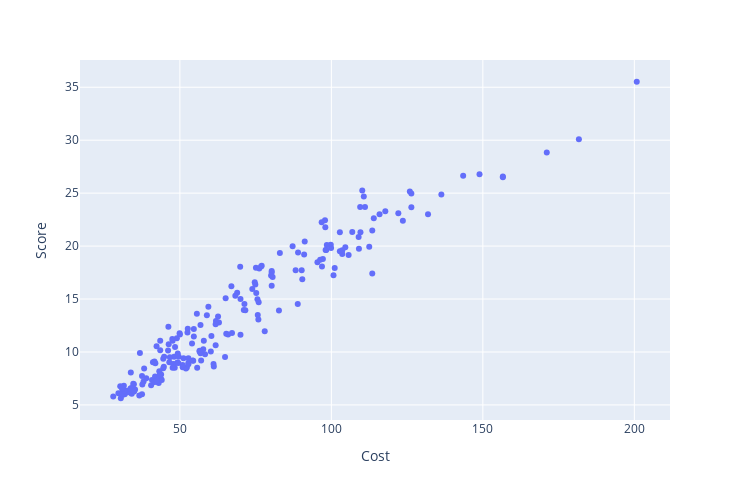

Source (notebook cell):
### Code cell
# Visulaize cost vs. score
import plotly.express as px
px.scatter(df, x="Cost", y="Score", height=500, width=750)

### Figure 1 — Plotly figure (JSON) as saved in the notebook; plotly's stock layout.template omitted (floating-point values rounded to 4 significant figures; data arrays with more than 128 entries replaced by an {"elided": "..."} marker saying what was removed)
{"data": [{"hovertemplate": "Cost=%{x}<br>Score=%{y}<extra></extra>", "legendgroup": "", "marker": {"color": "#636efa", "symbol": "circle"}, "mode": "markers", "name": "", "orientation": "v", "showlegend": false, "type": "scatter", "x": {"elided": "202 float values"}, "xaxis": "x", "y": {"elided": "202 float values"}, "yaxis": "y"}], "layout": {"height": 500, "legend": {"tracegroupgap": 0}, "margin": {"t": 60}, "width": 750, "xaxis": {"anchor": "y", "domain": [0, 1], "title": {"text": "Cost"}}, "yaxis": {"anchor": "x", "domain": [0, 1], "title": {"text": "Score"}}}}
